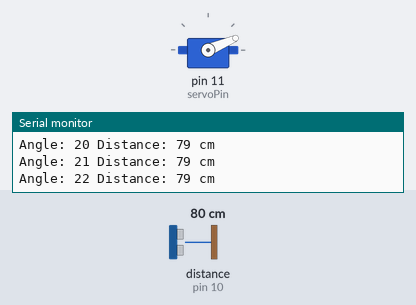
This sketch was run on a simulated Arduino Uno, built with avr-gcc and run on an emulated ATmega328P. Shown: servo, the last lines printed to the serial monitor. Wiring (inferred from the names in the program): ultrasonic range finder: trigger pin 9; echo pin 10. Inputs (shaded band) come from the test bench; at power-on: distance to the obstacle (sensor on pin 10) 80 cm. The echo pulse lasts 58.3 µs per cm.

Above: at 1.28 s.
1.3 s: distance to the obstacle (sensor on pin 10) set to 2 cm
At 2.15 s:
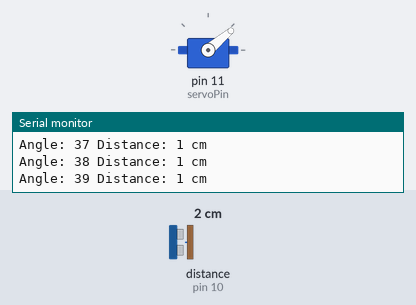
4.3 s: distance to the obstacle (sensor on pin 10) set to 18 cm
At 4.45 s:
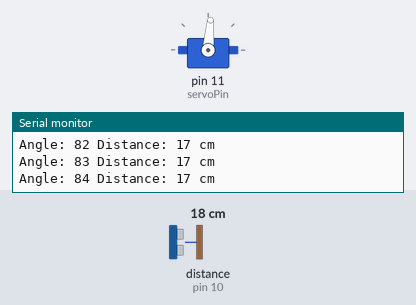
Timing chart, 0 to 16.3 s (numbered marks = the images above; inputs shaded):
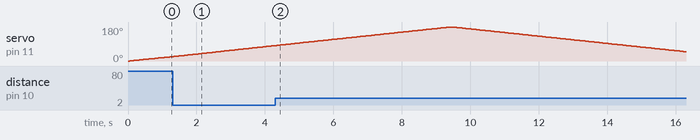

The sketch:

sketch.ino
```cpp
#include <Servo.h>

const int trigPin = 9;
const int echoPin = 10;
const int servoPin = 11;

Servo myServo;

void setup() {
  Serial.begin(9600);
  pinMode(trigPin, OUTPUT);
  pinMode(echoPin, INPUT);
  myServo.attach(servoPin);
}

void loop() {
  for (int pos = 0; pos <= 180; pos += 1) {
    myServo.write(pos);
    delay(50);
    long duration = measureDistance();
    long distance = duration * 0.034 / 2;
    Serial.print("Angle: ");
    Serial.print(pos);
    Serial.print(" Distance: ");
    Serial.print(distance);
    Serial.println(" cm");
  }

  for (int pos = 180; pos >= 0; pos -= 1) {
    myServo.write(pos);
    delay(50);
    long duration = measureDistance();
    long distance = duration * 0.034 / 2;
    Serial.print("Angle: ");
    Serial.print(pos);
    Serial.print(" Distance: ");
    Serial.print(distance);
    Serial.println(" cm");
  }
}

long measureDistance() {
  digitalWrite(trigPin, LOW);
  delayMicroseconds(2);
  digitalWrite(trigPin, HIGH);
  delayMicroseconds(10);
  digitalWrite(trigPin, LOW);
  long duration = pulseIn(echoPin, HIGH);
  return duration;
}
```

Measured:
- by itself, servo on pin 11 (servoPin): rises from 82° to 180° in 5.1 s, then falls to 49° in 6.9 s
